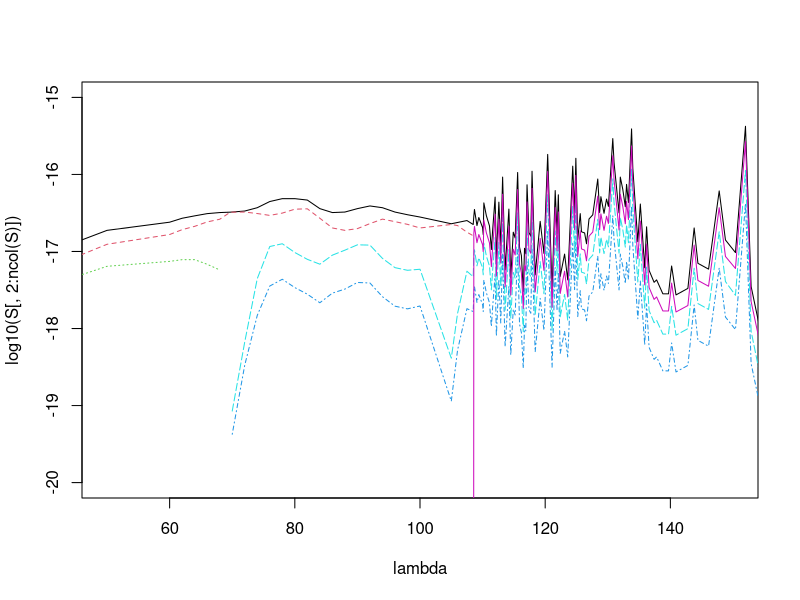
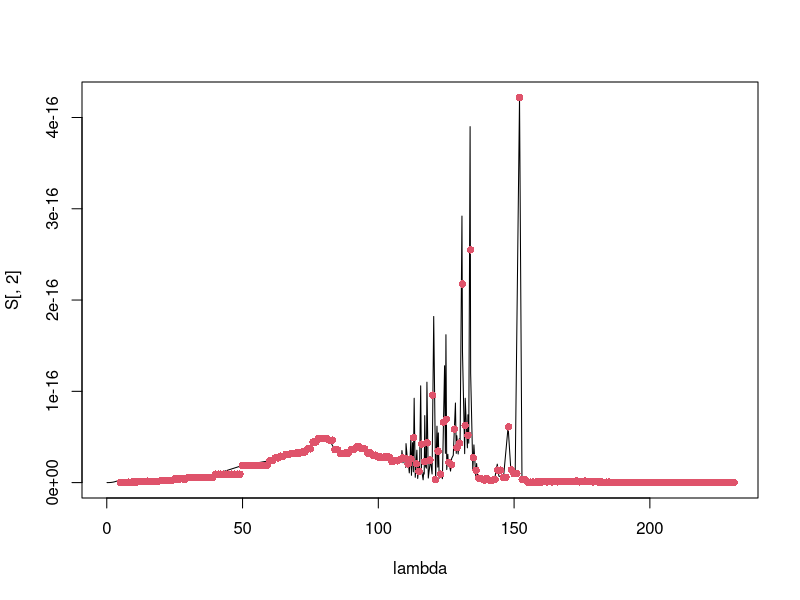
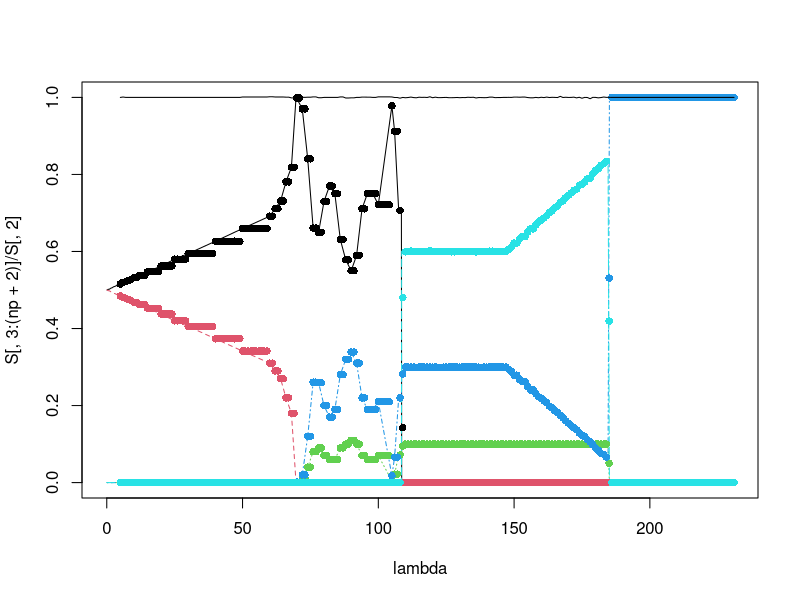

Source code (R) for these figures, in order:
species = 'C2H2'

setwd(paste0("~/Bureau/Titan-APSIS/Reactor_Runs/PhotoProcsTmp/SWRI/",species))

S = read.table(file = 'extract_swri.dat',
               header=TRUE,
               check.names = FALSE)

# Convert A to nm
lambda = S[,1]/10

matplot(lambda, log10(S[,2:ncol(S)]), type = 'l',
        xlim= c(50,150), ylim = c(-20,-15))

# Interpolate on 1 nm resolution, [5 - round(max(lambda))] grid
lg = seq(5,round(max(lambda)),by=1)

# Total XS
#
# xs = pmax(0,spline(lambda,S[,2],xout = lg)$y) # Splines. BOF
#
# xs = c()
# for(i in 1:length(lg)) {
#   np = which.min(abs(lambda - lg[i])) # Select nearest point. BOF
#   xs[i] = S[np,2]
# }

## Average on 1 nm interval
average_1nm <- function(lambda, xin, lg) {
  xs = c()
  for(i in 1:length(lg)) {
    sel = which( (lambda >= lg[i]-0.5) & (lambda < lg[i]+0.5))
    if(sum(sel) == 0)
      if(i==1)
        xs[i] = 0
      else
        xs[i] = xs[i-1]
    else
      xs[i] = mean(xin[sel])
  }
  return(xs)
}
xs = average_1nm(lambda, S[,2], lg)

plot(lambda, S[,2], type = 'l')
points(lg,xs,pch=16,col=2)

write.table(
  cbind(lg,signif(xs,5)), sep=' ',
  row.names=FALSE, col.names=FALSE,
  file=paste0('se',species,'.dat')
)


# Quantum yields
np = ncol(S) - 2
qy = matrix(NA, nrow = length(lg), ncol = np)
for (i in 1:np) {
  xs = S[, i+2] / S[, 2]
  qy[,i] = average_1nm(lambda, xs, lg)

}

matplot(lambda, S[,3:(np+2)]/S[,2], type = 'l')
matpoints(lg, qy, pch = 16)
lines(lg,rowSums(qy))

for (i in 1:np) {
  write.table(
    cbind(lg,signif(qy[,i],5)), sep=' ',
    row.names=FALSE, col.names=FALSE,
    file=paste0('qy',species,'_',i,'.dat')
  )
}


